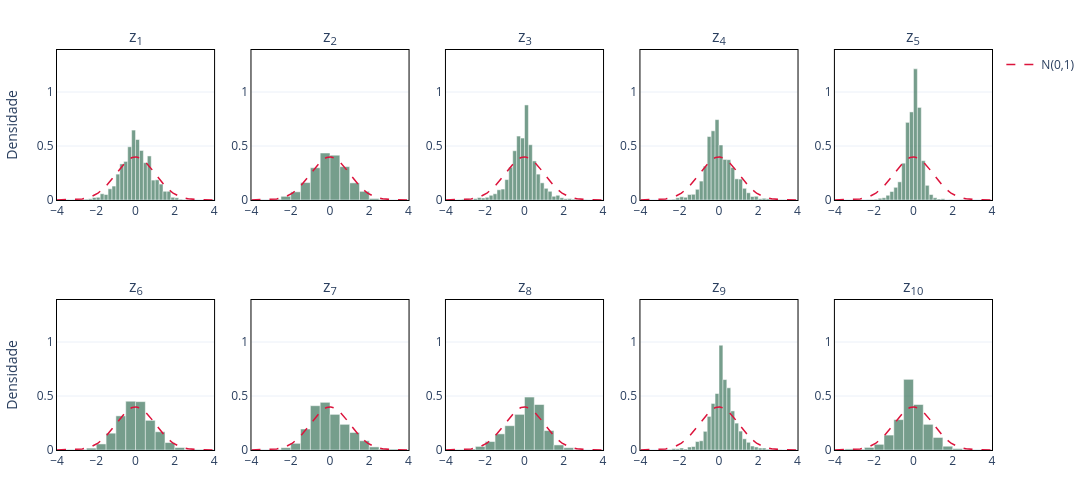

Notebook source saved alongside this figure:
### Code cell
# ============================================================================
# 2. HISTOGRAMAS POR DIMENSÃO COM CURVA N(0,1) SOBREPOSTA
# ============================================================================

x_ref = np.linspace(-4, 4, 300)
gauss_ref = stats.norm.pdf(x_ref)

# Calcular escala Y global para uniformizar todos os subgráficos
all_hist_max = max(
    np.histogram(z_mean[:, i], bins=40, density=True)[0].max()
    for i in range(n_dims)
)
y_max_global = max(all_hist_max, gauss_ref.max()) * 1.12

fig_hist = make_subplots(
    rows=n_rows, cols=n_cols,
    subplot_titles=[f"z<sub>{i+1}</sub>" for i in range(n_dims)],
)

for i in range(n_dims):
    row = i // n_cols + 1
    col = i % n_cols + 1

    fig_hist.add_trace(
        go.Histogram(
            x=z_mean[:, i],
            histnorm="probability density",
            nbinsx=40,
            marker=dict(color=viridis_color, opacity=0.65, line=dict(color="white", width=0.5)),
            showlegend=False,
            name="z latente",
        ),
        row=row, col=col,
    )
    fig_hist.add_trace(
        go.Scatter(
            x=x_ref, y=gauss_ref, mode="lines",
            line=dict(color="crimson", width=1.5, dash="dash"),
            showlegend=(i == 0),
            name="N(0,1)",
        ),
        row=row, col=col,
    )

# Escalas uniformes em X e Y
fig_hist.update_xaxes(range=[-4, 4], **axis_style_qq)
fig_hist.update_yaxes(title_text="", range=[0, y_max_global], **axis_style_qq)

# "Densidade" apenas no primeiro subgráfico de cada fileira
for r in range(1, n_rows + 1):
    fig_hist.update_yaxes(title_text="Densidade", row=r, col=1)

fig_hist.update_layout(
    template="plotly_white",
    width=1200,
    height=500,
    margin=dict(l=50, r=30, t=50, b=50),
    legend=dict(x=1.01, y=1.0, xanchor="left"),
)

output_hist = figuras_dir / f"latent_histograms_{RUN_ID}_epoch_{EPOCH}.png"
fig_hist.write_image(output_hist, format="png", width=1200, height=500, scale=300 / 96)
fig_hist.show()
print(f"Salvo: {output_hist}")

### Figure 1 — Plotly figure (JSON) as saved in the notebook; plotly's stock layout.template omitted (floating-point values rounded to 4 significant figures; data arrays with more than 128 entries replaced by an {"elided": "..."} marker saying what was removed)
{"data": [{"histnorm": "probability density", "marker": {"color": "#2D6A4F", "line": {"color": "white", "width": 0.5}, "opacity": 0.65}, "name": "z latente", "nbinsx": 40, "showlegend": false, "type": "histogram", "x": {"elided": "2170 float values"}, "xaxis": "x", "yaxis": "y"}, {"line": {"color": "crimson", "dash": "dash", "width": 1.5}, "mode": "lines", "name": "N(0,1)", "showlegend": true, "type": "scatter", "x": {"elided": "300 float values"}, "xaxis": "x", "y": {"elided": "300 float values"}, "yaxis": "y"}, {"histnorm": "probability density", "marker": {"color": "#2D6A4F", "line": {"color": "white", "width": 0.5}, "opacity": 0.65}, "name": "z latente", "nbinsx": 40, "showlegend": false, "type": "histogram", "x": {"elided": "2170 float values"}, "xaxis": "x2", "yaxis": "y2"}, {"line": {"color": "crimson", "dash": "dash", "width": 1.5}, "mode": "lines", "name": "N(0,1)", "showlegend": false, "type": "scatter", "x": {"elided": "300 float values"}, "xaxis": "x2", "y": {"elided": "300 float values"}, "yaxis": "y2"}, {"histnorm": "probability density", "marker": {"color": "#2D6A4F", "line": {"color": "white", "width": 0.5}, "opacity": 0.65}, "name": "z latente", "nbinsx": 40, "showlegend": false, "type": "histogram", "x": {"elided": "2170 float values"}, "xaxis": "x3", "yaxis": "y3"}, {"line": {"color": "crimson", "dash": "dash", "width": 1.5}, "mode": "lines", "name": "N(0,1)", "showlegend": false, "type": "scatter", "x": {"elided": "300 float values"}, "xaxis": "x3", "y": {"elided": "300 float values"}, "yaxis": "y3"}, {"histnorm": "probability density", "marker": {"color": "#2D6A4F", "line": {"color": "white", "width": 0.5}, "opacity": 0.65}, "name": "z latente", "nbinsx": 40, "showlegend": false, "type": "histogram", "x": {"elided": "2170 float values"}, "xaxis": "x4", "yaxis": "y4"}, {"line": {"color": "crimson", "dash": "dash", "width": 1.5}, "mode": "lines", "name": "N(0,1)", "showlegend": false, "type": "scatter", "x": {"elided": "300 float values"}, "xaxis": "x4", "y": {"elided": "300 float values"}, "yaxis": "y4"}, {"histnorm": "probability density", "marker": {"color": "#2D6A4F", "line": {"color": "white", "width": 0.5}, "opacity": 0.65}, "name": "z latente", "nbinsx": 40, "showlegend": false, "type": "histogram", "x": {"elided": "2170 float values"}, "xaxis": "x5", "yaxis": "y5"}, {"line": {"color": "crimson", "dash": "dash", "width": 1.5}, "mode": "lines", "name": "N(0,1)", "showlegend": false, "type": "scatter", "x": {"elided": "300 float values"}, "xaxis": "x5", "y": {"elided": "300 float values"}, "yaxis": "y5"}, {"histnorm": "probability density", "marker": {"color": "#2D6A4F", "line": {"color": "white", "width": 0.5}, "opacity": 0.65}, "name": "z latente", "nbinsx": 40, "showlegend": false, "type": "histogram", "x": {"elided": "2170 float values"}, "xaxis": "x6", "yaxis": "y6"}, {"line": {"color": "crimson", "dash": "dash", "width": 1.5}, "mode": "lines", "name": "N(0,1)", "showlegend": false, "type": "scatter", "x": {"elided": "300 float values"}, "xaxis": "x6", "y": {"elided": "300 float values"}, "yaxis": "y6"}, {"histnorm": "probability density", "marker": {"color": "#2D6A4F", "line": {"color": "white", "width": 0.5}, "opacity": 0.65}, "name": "z latente", "nbinsx": 40, "showlegend": false, "type": "histogram", "x": {"elided": "2170 float values"}, "xaxis": "x7", "yaxis": "y7"}, {"line": {"color": "crimson", "dash": "dash", "width": 1.5}, "mode": "lines", "name": "N(0,1)", "showlegend": false, "type": "scatter", "x": {"elided": "300 float values"}, "xaxis": "x7", "y": {"elided": "300 float values"}, "yaxis": "y7"}, {"histnorm": "probability density", "marker": {"color": "#2D6A4F", "line": {"color": "white", "width": 0.5}, "opacity": 0.65}, "name": "z latente", "nbinsx": 40, "showlegend": false, "type": "histogram", "x": {"elided": "2170 float values"}, "xaxis": "x8", "yaxis": "y8"}, {"line": {"color": "crimson", "dash": "dash", "width": 1.5}, "mode": "lines", "name": "N(0,1)", "showlegend": false, "type": "scatter", "x": {"elided": "300 float values"}, "xaxis": "x8", "y": {"elided": "300 float values"}, "yaxis": "y8"}, {"histnorm": "probability density", "marker": {"color": "#2D6A4F", "line": {"color": "white", "width": 0.5}, "opacity": 0.65}, "name": "z latente", "nbinsx": 40, "showlegend": false, "type": "histogram", "x": {"elided": "2170 float values"}, "xaxis": "x9", "yaxis": "y9"}, {"line": {"color": "crimson", "dash": "dash", "width": 1.5}, "mode": "lines", "name": "N(0,1)", "showlegend": false, "type": "scatter", "x": {"elided": "300 float values"}, "xaxis": "x9", "y": {"elided": "300 float values"}, "yaxis": "y9"}, {"histnorm": "probability density", "marker": {"color": "#2D6A4F", "line": {"color": "white", "width": 0.5}, "opacity": 0.65}, "name": "z latente", "nbinsx": 40, "showlegend": false, "type": "histogram", "x": {"elided": "2170 float values"}, "xaxis": "x10", "yaxis": "y10"}, {"line": {"color": "crimson", "dash": "dash", "width": 1.5}, "mode": "lines", "name": "N(0,1)", "showlegend": false, "type": "scatter", "x": {"elided": "300 float values"}, "xaxis": "x10", "y": {"elided": "300 float values"}, "yaxis": "y10"}], "layout": {"annotations": [{"font": {"size": 16}, "showarrow": false, "text": "z<sub>1</sub>", "x": 0.084, "xanchor": "center", "xref": "paper", "y": 1, "yanchor": "bottom", "yref": "paper"}, {"font": {"size": 16}, "showarrow": false, "text": "z<sub>2</sub>", "x": 0.292, "xanchor": "center", "xref": "paper", "y": 1, "yanchor": "bottom", "yref": "paper"}, {"font": {"size": 16}, "showarrow": false, "text": "z<sub>3</sub>", "x": 0.5, "xanchor": "center", "xref": "paper", "y": 1, "yanchor": "bottom", "yref": "paper"}, {"font": {"size": 16}, "showarrow": false, "text": "z<sub>4</sub>", "x": 0.708, "xanchor": "center", "xref": "paper", "y": 1, "yanchor": "bottom", "yref": "paper"}, {"font": {"size": 16}, "showarrow": false, "text": "z<sub>5</sub>", "x": 0.916, "xanchor": "center", "xref": "paper", "y": 1, "yanchor": "bottom", "yref": "paper"}, {"font": {"size": 16}, "showarrow": false, "text": "z<sub>6</sub>", "x": 0.084, "xanchor": "center", "xref": "paper", "y": 0.375, "yanchor": "bottom", "yref": "paper"}, {"font": {"size": 16}, "showarrow": false, "text": "z<sub>7</sub>", "x": 0.292, "xanchor": "center", "xref": "paper", "y": 0.375, "yanchor": "bottom", "yref": "paper"}, {"font": {"size": 16}, "showarrow": false, "text": "z<sub>8</sub>", "x": 0.5, "xanchor": "center", "xref": "paper", "y": 0.375, "yanchor": "bottom", "yref": "paper"}, {"font": {"size": 16}, "showarrow": false, "text": "z<sub>9</sub>", "x": 0.708, "xanchor": "center", "xref": "paper", "y": 0.375, "yanchor": "bottom", "yref": "paper"}, {"font": {"size": 16}, "showarrow": false, "text": "z<sub>10</sub>", "x": 0.916, "xanchor": "center", "xref": "paper", "y": 0.375, "yanchor": "bottom", "yref": "paper"}], "height": 500, "legend": {"x": 1.01, "xanchor": "left", "y": 1}, "margin": {"b": 50, "l": 50, "r": 30, "t": 50}, "width": 1200, "xaxis": {"anchor": "y", "domain": [0, 0.168], "linecolor": "black", "linewidth": 1, "mirror": true, "range": [-4, 4], "showline": true}, "xaxis10": {"anchor": "y10", "domain": [0.832, 1], "linecolor": "black", "linewidth": 1, "mirror": true, "range": [-4, 4], "showline": true}, "xaxis2": {"anchor": "y2", "domain": [0.208, 0.376], "linecolor": "black", "linewidth": 1, "mirror": true, "range": [-4, 4], "showline": true}, "xaxis3": {"anchor": "y3", "domain": [0.416, 0.584], "linecolor": "black", "linewidth": 1, "mirror": true, "range": [-4, 4], "showline": true}, "xaxis4": {"anchor": "y4", "domain": [0.624, 0.792], "linecolor": "black", "linewidth": 1, "mirror": true, "range": [-4, 4], "showline": true}, "xaxis5": {"anchor": "y5", "domain": [0.832, 1], "linecolor": "black", "linewidth": 1, "mirror": true, "range": [-4, 4], "showline": true}, "xaxis6": {"anchor": "y6", "domain": [0, 0.168], "linecolor": "black", "linewidth": 1, "mirror": true, "range": [-4, 4], "showline": true}, "xaxis7": {"anchor": "y7", "domain": [0.208, 0.376], "linecolor": "black", "linewidth": 1, "mirror": true, "range": [-4, 4], "showline": true}, "xaxis8": {"anchor": "y8", "domain": [0.416, 0.584], "linecolor": "black", "linewidth": 1, "mirror": true, "range": [-4, 4], "showline": true}, "xaxis9": {"anchor": "y9", "domain": [0.624, 0.792], "linecolor": "black", "linewidth": 1, "mirror": true, "range": [-4, 4], "showline": true}, "yaxis": {"anchor": "x", "domain": [0.625, 1], "linecolor": "black", "linewidth": 1, "mirror": true, "range": [0, 1.389], "showline": true, "title": {"text": "Densidade"}}, "yaxis10": {"anchor": "x10", "domain": [0, 0.375], "linecolor": "black", "linewidth": 1, "mirror": true, "range": [0, 1.389], "showline": true, "title": {"text": ""}}, "yaxis2": {"anchor": "x2", "domain": [0.625, 1], "linecolor": "black", "linewidth": 1, "mirror": true, "range": [0, 1.389], "showline": true, "title": {"text": ""}}, "yaxis3": {"anchor": "x3", "domain": [0.625, 1], "linecolor": "black", "linewidth": 1, "mirror": true, "range": [0, 1.389], "showline": true, "title": {"text": ""}}, "yaxis4": {"anchor": "x4", "domain": [0.625, 1], "linecolor": "black", "linewidth": 1, "mirror": true, "range": [0, 1.389], "showline": true, "title": {"text": ""}}, "yaxis5": {"anchor": "x5", "domain": [0.625, 1], "linecolor": "black", "linewidth": 1, "mirror": true, "range": [0, 1.389], "showline": true, "title": {"text": ""}}, "yaxis6": {"anchor": "x6", "domain": [0, 0.375], "linecolor": "black", "linewidth": 1, "mirror": true, "range": [0, 1.389], "showline": true, "title": {"text": "Densidade"}}, "yaxis7": {"anchor": "x7", "domain": [0, 0.375], "linecolor": "black", "linewidth": 1, "mirror": true, "range": [0, 1.389], "showline": true, "title": {"text": ""}}, "yaxis8": {"anchor": "x8", "domain": [0, 0.375], "linecolor": "black", "linewidth": 1, "mirror": true, "range": [0, 1.389], "showline": true, "title": {"text": ""}}, "yaxis9": {"anchor": "x9", "domain": [0, 0.375], "linecolor": "black", "linewidth": 1, "mirror": true, "range": [0, 1.389], "showline": true, "title": {"text": ""}}}}
